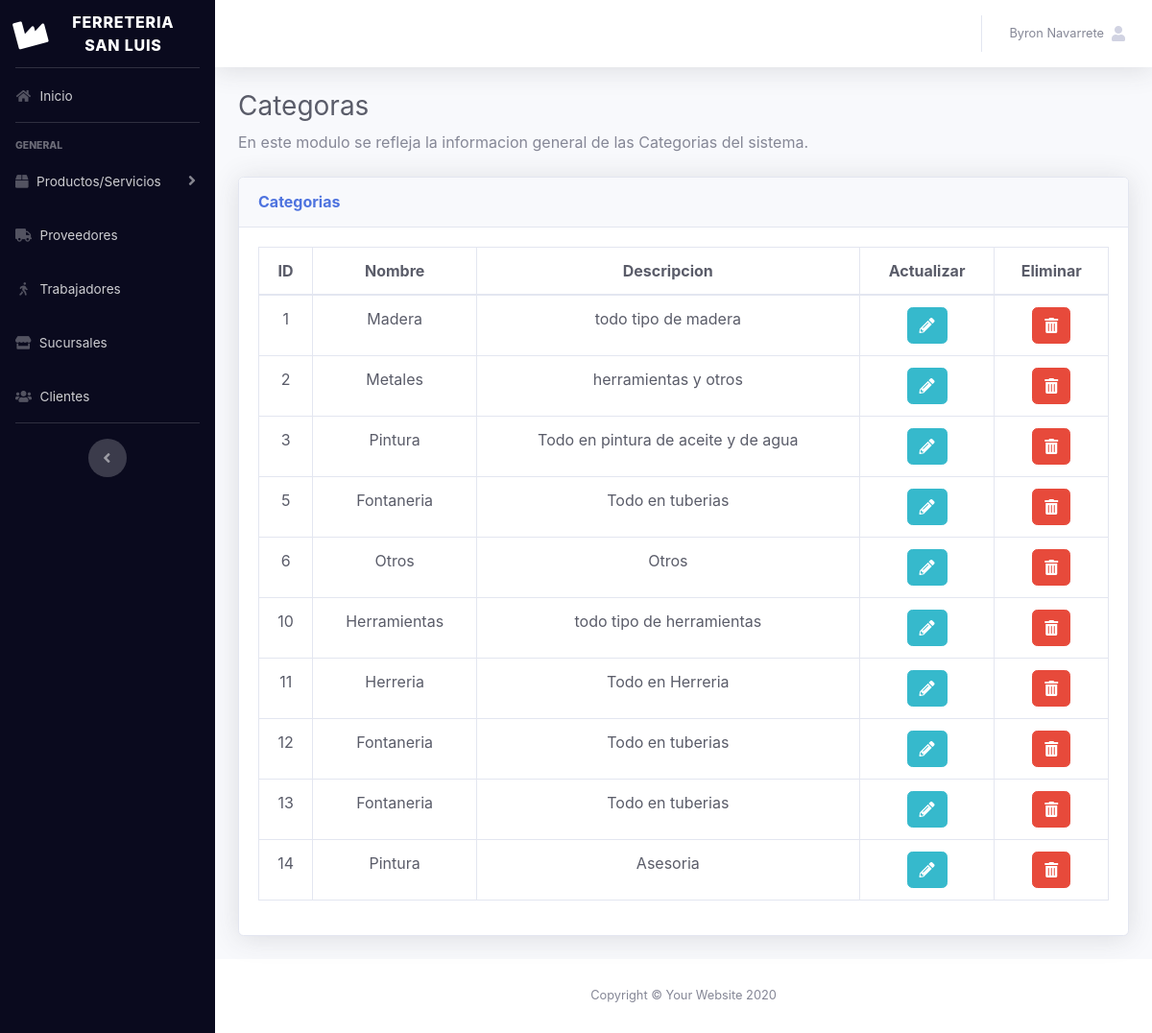
Page /admin/categoria/showAll (signed in) on the earlier database version.
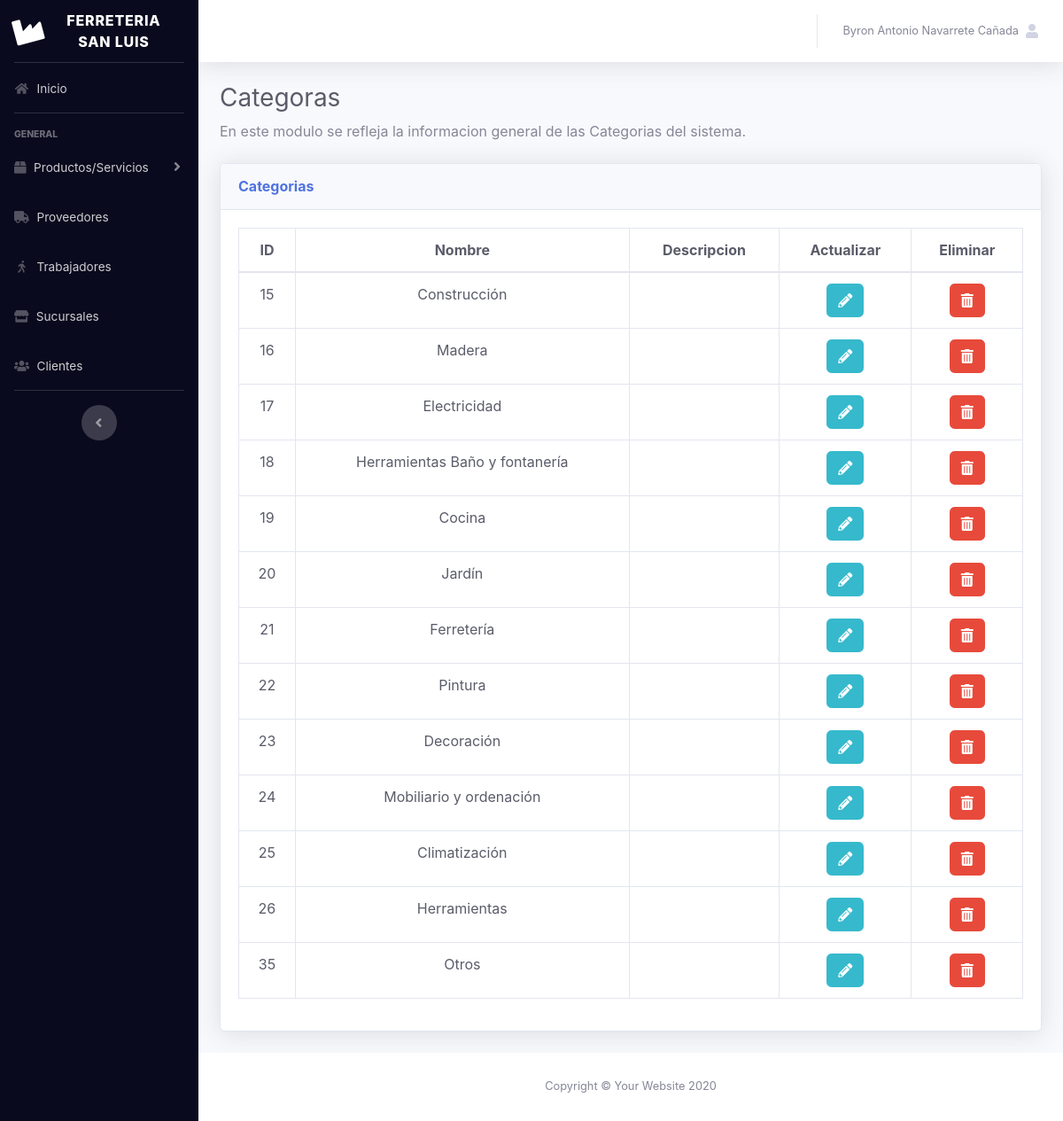
Same page on the later database version.
### tables this page shows
CREATE TABLE IF NOT EXISTS `categorias_productos` (
  `cat_product_ID` int(10) UNSIGNED NOT NULL AUTO_INCREMENT COMMENT 'ID de la categia del producto',
  `cat_product_nombre` varchar(45) NOT NULL COMMENT 'nombre de la categoria del producto',
  `cat_product_descripcion` varchar(45) DEFAULT NULL COMMENT 'descripcion de la categoria del producto',
  PRIMARY KEY (`cat_product_ID`)
);

### admin/config/Controller.php (called while the page is built, shortened)
<?php
abstract class Controller
{
    protected function loadModel($modelo)
    {
        $modelo=$modelo.'Model';
        $rutaModelo=ROOT.'Models'.DS.$modelo.'.php';
        if(is_readable($rutaModelo))
        {
            $modelo=new $modelo;
            return $modelo;
        }
        else
        {
            throw new Exception('Error en el modelo');
        }
    }
}

### admin/config/Model.php (called while the page is built, shortened)
<?php
class Model
{
    public function __construct()
    {
        $this->_db= new Database();
    }
}

### admin/Models/categoriaModel.php (called while the page is built, shortened)
<?php
    class categoriaModel extends Model{
        public function getAllCat(){
            return $this->_db->query("SELECT * FROM categorias_productos")->fetchAll();
        }
    }

### admin/index.php (called while the page is built, shortened)
<?php
require_once APP_PATH . 'Rutas.php';
require_once APP_PATH . 'Controller.php';
require_once APP_PATH . 'Model.php';
require_once APP_PATH . 'View.php';
require_once APP_PATH . 'Accesos.php';
$rutas = new Rutas();
$rutas->run();

### admin/config/Accesos.php (called while the page is built, shortened)
<?php
    class Accesos{
        public static function getDatos($clave){
            if(isset($_SESSION[$clave])) return $_SESSION[$clave];
            else return false;
        }
    }

### admin/Controllers/categoriaController.php (the view, shortened to what this page needs)
<?php
class categoriaController extends Controller{
    private $catMod;
    function __construct(){
        $this->catMod = $this->loadModel("categoria");
    }
    public function showAll(){
        $this->_view->contenido = $this->generarCategorias();
        $this->_view->renderizar('showAll');
    }
    public function generarCategorias(){
        $fila = $this->catMod->getAllCat();
        $table = '';
        foreach($fila AS $f){
            $datos = json_encode($f);
            $table .= '
            <tr>
                <td>'.$f['cat_product_ID'].'</td>
                <td>'.$f['cat_product_nombre'].'</td>
                <td>'.$f['cat_product_descripcion'].'</td>
                <td><button class="btn btn-info edtCat"  data-p=\''.$datos.'\' data-target="#CategoriaShowModal" data-toggle="modal"><i class="fa fa-pencil-alt"></i></button></td>
                <td><button class="btn btn-danger delCat"  data-del=\''.$datos.'\' data-d=\''.BASE_URL.'\'><i class="fa fa-trash-alt"></i></button></td>
            </tr>
            ';
        }
        return $table;
    }
}

### admin/config/Rutas.php (shortened to what this page needs)
<?php
class Rutas
{
    private $_controlador;
    private $_metodo;
    private $_argumentos;
    public function __construct()
    {
        if(isset($_GET['url'])){
            $url=filter_input(INPUT_GET,'url',FILTER_SANITIZE_URL);
             $url=explode('/',$url);
            $this->_controlador=strtolower(array_shift($url));
            $this->_metodo=strtolower(array_shift($url));
            $this->_argumentos=$url;
        }
    }
    public function run(){
        $rutaControlador=ROOT.'Controllers'.DS.$this->_controlador.'Controller.php';
        $metodo=$this->_metodo;
        $args=$this->_argumentos;
        if(is_readable($rutaControlador)){
            $controller= new $controller;
            if(is_callable(array($controller,$metodo))){
                $metodo=$this->_metodo;
            }
            else{
                $metodo='index';
            }
            if(isset($args)){
                call_user_func_array(array($controller,$metodo),$args);
            }
            else{
                call_user_func_array(array($controller,$metodo));
            }
        }
        else{
           throw new Exception("No encontrado".$rutaControlador);
        }
    }
    public function getControlador()
    {
        return $this->_controlador;
    }
}

### admin/config/View.php
<?php
class View{
  private $_controlador;
  public function __construct(Rutas $peticion)
  {
      $this->_controlador = $peticion->getControlador();
  }
  public function renderizar($vista)
  {
    $rutaView=ROOT.'Views'.DS.$this->_controlador.DS.$vista.'.phtml';
      if(is_readable($rutaView)){
          include_once ROOT.'Views'.DS.'plantilla'.DS.'header.php';
          include_once $rutaView;
          include_once ROOT.'Views'.DS.'plantilla'.DS.'footer.php';
      }
      else{
          echo $rutaView;
          throw new Exception('Error de vista: '.$rutaView);
      }
    }
  }

### admin/Views/plantilla/header.php (shortened to what this page needs)
<!DOCTYPE html>
<html lang="en">
<head>
  <link href="<?= PLANTILLA ?>vendor/fontawesome-free/css/all.min.css" rel="stylesheet" type="text/css">
  <link href="<?= PLANTILLA ?>css/sb-admin-2.min.css" rel="stylesheet">
  <link href="<?= PLANTILLA ?>vendor/datatables/dataTables.bootstrap4.min.css" rel="stylesheet">
  <link href="<?= PLANTILLA ?>css/estilos.css" rel="stylesheet">
  <link href="<?= PLANTILLA ?>css/chosen.min.css" rel="stylesheet">
  <link rel="stylesheet" type="text/css" href="//cdn.datatables.net/buttons/1.3.1/css/buttons.bootstrap4.min.css"/>
</head>
<body id="page-top">
  <?php if(Accesos::getDatos('validado')): ?>
  <div id="wrapper">
    <?php include "sidebar.php"; ?>
    <div id="content-wrapper" class="d-flex flex-column">
      <div id="content">
        <nav class="navbar navbar-expand navbar-light bg-white topbar mb-4 static-top shadow">
          <ul class="navbar-nav ml-auto">
            <li class="nav-item dropdown no-arrow">
              <a class="nav-link dropdown-toggle" href="#" id="userDropdown" role="button" data-toggle="dropdown" aria-haspopup="true" aria-expanded="false">
                <span class="mr-2 d-none d-lg-inline text-gray-600 small"><?=Accesos::getDatos('usuario')?></span>
                <span class="fa fa-user"></span>
              </a>
            </li>
          </ul>
        </nav>
<div class="container-fluid">
<?php endif;?>

### admin/Views/plantilla/sidebar.php (shortened to what this page needs)
<ul class="navbar-nav sidebar sidebar-dark accordion" style="background:rgba(10,10,30,1)" id="accordionSidebar">
<a class="sidebar-brand d-flex align-items-center justify-content-center" href="<?= BASE_URL ?>index">
  <div class="sidebar-brand-icon rotate-n-15">
    <i class="fas fa-industry"></i>
  </div>
  <div class="sidebar-brand-text mx-3"><?= Accesos::getDatos('nameSucursal')?></div>
</a>
<hr class="sidebar-divider my-0">
<li class="nav-item">
  <a class="nav-link" href="<?= BASE_URL ?>home">
    <i class="fas fa-fw fa-home"></i>
    <span>Inicio</span></a>
</li>
<hr class="sidebar-divider">
<div class="sidebar-heading">
  General
</div>
<li class="nav-item">
  <a class="nav-link collapsed" href="#" data-toggle="collapse" data-target="#productos" aria-expanded="true" aria-controls="collapseUtilities">
    <i class="fas fa-box"></i>
    <span>Productos/Servicios</span>
  </a>
</li>
<li class="nav-item">
  <a class="nav-link" href="<?= BASE_URL ?>proveedores">
    <i class="fas fa-fw fa-truck"></i>
    <span>Proveedores</span></a>
</li>
<li class="nav-item">
  <a class="nav-link" href="<?= BASE_URL ?>usuario">
    <i class="fas fa-fw fa-walking"></i>
    <span>Trabajadores</span></a>
</li>
<li class="nav-item">
  <a class="nav-link" href="<?= BASE_URL ?>sucursal">
    <i class="fas fa-store"></i>
    <span>Sucursales</span></a>
</li>
<li class="nav-item">
  <a class="nav-link" href="<?= BASE_URL ?>cliente">
    <i class="fas fa-users"></i>
    <span>Clientes</span></a>
</li>
<hr class="sidebar-divider d-none d-md-block">
<div class="text-center d-none d-md-inline">
  <button class="rounded-circle border-0" id="sidebarToggle"></button>
</div>
</ul>

### admin/Views/categoria/showAll.phtml
<div class="row">
    <div class="col-md-9">
        <h1 class="h3 mb-2 text-gray-800">Categoras</h1>
    </div>
</div>
  <p class="mb-4">En este modulo se refleja la informacion general de las Categorias del sistema.</p>
  <div class="card shadow mb-4">
    <div class="card-header py-3">
      <h6 class="m-0 font-weight-bold text-primary">Categorias</h6>
    </div>
    <div class="card-body">
      <div class="table-responsive">
        <table class="table table-bordered text-center text-gray-800 text-md newCategorias" id="dataTable" width="100%" cellspacing="0">
          <thead>
            <tr>
              <th>ID</th>
              <th>Nombre</th>
              <th>Descripcion</th>
              <th class="no-exportar">Actualizar</th>
              <th class="no-exportar">Eliminar</th>
            </tr>
          </thead>
          <tbody>
            <?= $this->contenido ?>
          </tbody>
        </table>
      </div>
    </div>
  </div>

### admin/Views/plantilla/footer.php (shortened to what this page needs)
<?php if (Accesos::getDatos('validado')) : ?>
  </div>
  </div>
  <footer class="sticky-footer bg-white">
    <div class="container my-auto">
      <div class="copyright text-center my-auto">
        <span>Copyright &copy; Your Website 2020</span>
      </div>
    </div>
  </footer>
  </div>
  </div>
<?php endif; ?>
</body>
</html>

Differences in the rows shown:
removed categorias_productos: cat_product_ID "1", cat_product_nombre "Madera", cat_product_descripcion "todo tipo de madera"
removed categorias_productos: cat_product_ID "2", cat_product_nombre "Metales", cat_product_descripcion "herramientas y otros"
removed categorias_productos: cat_product_ID "3", cat_product_nombre "Pintura", cat_product_descripcion "Todo en pintura de aceite y de agua"
removed categorias_productos: cat_product_ID "5", cat_product_nombre "Fontaneria", cat_product_descripcion "Todo en tuberias"
removed categorias_productos: cat_product_ID "6", cat_product_nombre "Otros", cat_product_descripcion "Otros"
removed categorias_productos: cat_product_ID "10", cat_product_nombre "Herramientas", cat_product_descripcion "todo tipo de herramientas"
removed categorias_productos: cat_product_ID "11", cat_product_nombre "Herreria", cat_product_descripcion "Todo en Herreria"
removed categorias_productos: cat_product_ID "12", cat_product_nombre "Fontaneria", cat_product_descripcion "Todo en tuberias"
removed categorias_productos: cat_product_ID "13", cat_product_nombre "Fontaneria", cat_product_descripcion "Todo en tuberias"
removed categorias_productos: cat_product_ID "14", cat_product_nombre "Pintura", cat_product_descripcion "Asesoria"
added categorias_productos: cat_product_ID "15", cat_product_nombre "Construcción"
added categorias_productos: cat_product_ID "16", cat_product_nombre "Madera"
added categorias_productos: cat_product_ID "17", cat_product_nombre "Electricidad"
added categorias_productos: cat_product_ID "18", cat_product_nombre "Herramientas Baño y fontanería"
added categorias_productos: cat_product_ID "19", cat_product_nombre "Cocina"
added categorias_productos: cat_product_ID "20", cat_product_nombre "Jardín"
added categorias_productos: cat_product_ID "21", cat_product_nombre "Ferretería"
added categorias_productos: cat_product_ID "22", cat_product_nombre "Pintura"
added categorias_productos: cat_product_ID "23", cat_product_nombre "Decoración"
added categorias_productos: cat_product_ID "24", cat_product_nombre "Mobiliario y ordenación"
added categorias_productos: cat_product_ID "25", cat_product_nombre "Climatización"
added categorias_productos: cat_product_ID "26", cat_product_nombre "Herramientas"
added categorias_productos: cat_product_ID "35", cat_product_nombre "Otros"
Other differences:
Accesos::getDatos('usuario'): "Byron Navarrete" → "Byron Antonio Navarrete Cañada"
